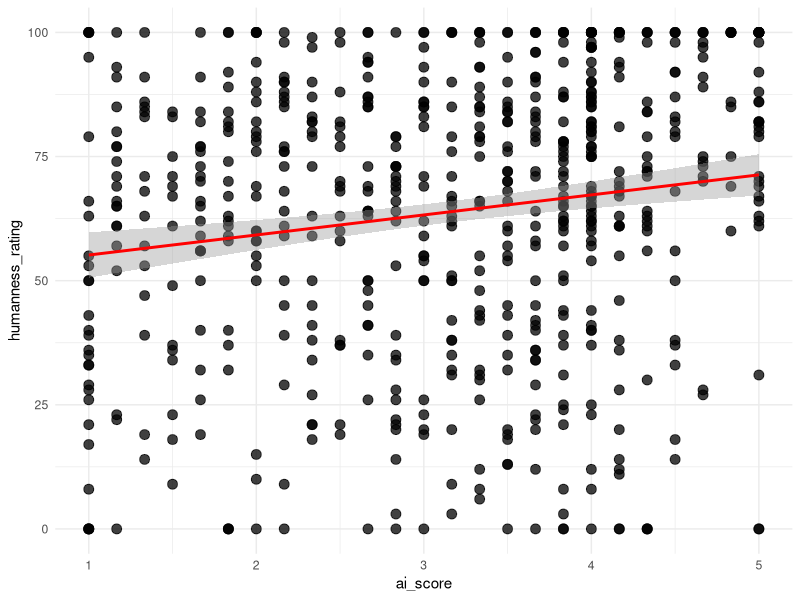
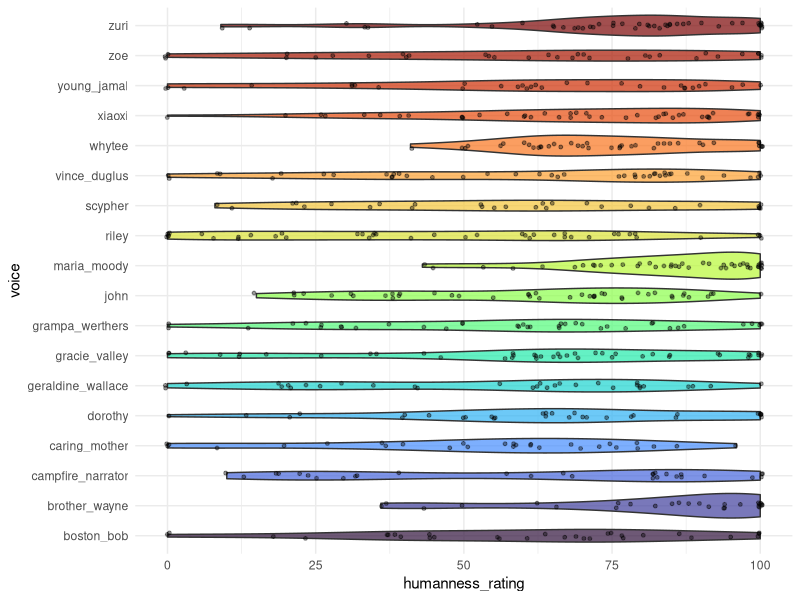
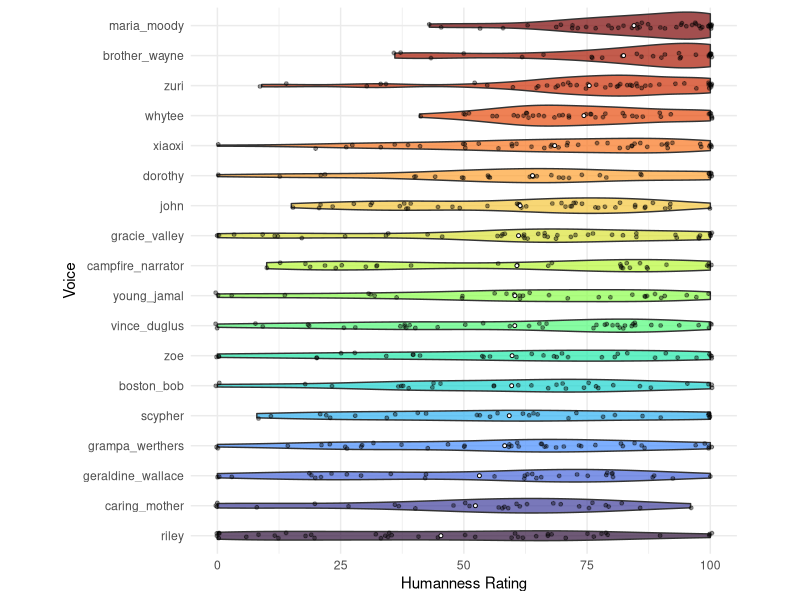

The R script that drew these images, in order: (Note: this script raises an error after producing the figures.)
## ---- chunk 1
library(dplyr)
library(ggplot2)
library(tidyr)
library(forcats)
library(lme4)
library(corrplot)
library(clipr)
library(igraph)
library(ggraph)
## ---- chunk 2
raw_df <- read.csv("../data/responses_combined.csv")
raw_df <- raw_df %>% 
  group_by(subject_id) %>%
  mutate(ai_score = sum(cognitive_1, cognitive_2, 
                         affective_1, affective_2, 
                         behavioral_1, behavioral_2)/6)

# remove subject_id = "" (test trials)
raw_df <- raw_df %>%
  filter(subject_id != "")
## ---- chunk 3
head(raw_df)
## ---- chunk 4
categories <- list(
  content = c(
    "(span)", "(the)", "`Beautiful", "bird", "a", "Above",
    "above", "act", "after", "air", "along", "aparant",
    "APPARENTLY", "Apparently", "apparently", "appear", "Arc", "arc",
    "ARCH", "Arch", "arch", "Arches", "arising",
    "around", "ball", "Beam", "Beautiful", "beautiful",
    "Beauty", "beauty", "beginning", "BEYOND", "Beyond",
    "beyond", "blue", "branch", "cathes", "caves",
    "Chromatography", "cloud", "Clouds", "clouds", "Cloudy",
    "Color", "color", "Colorful", "colorful", "Colors", "confusing",
    "colors", "colors`", "colour", "colours", "come", "comes", "day",
    "diffraction", "Division", "division", "Drizzle", "drop",
    "droplets", "drops", "earth", "end", "Ending",
    "Ends", "ends", "fall", "Fire", "flower",
    "Form", "form", "Forms", "forms", "God", "Gold",
    "gold", "green", "grows", "hit", "hits",
    "HORIZON", "Horizon", "horizon", "horzion", "in", "important", 
    "Lamps", "Light", "light", "lightning", "Lights",
    "lights", "like", "long", "luck", "meadow",
    "meet", "Midnight", "Morning", "Nature", "nature",
    "Nature minded", "Night", "night", "of", "on", "optics",
    "over", "pair", "Part", "passes", "Path",
    "path", "photons", "Physics", "physics", "prisim",
    "PRISM", "Prism", "prism", "prismq", "prizm", "Prison", "prison", 
    "raid", "RAIN", "Rain", "rain", "rain drop",
    "rainbaw", "RAINBOW", "Rainbow", "rainbow", "Rainbows",
    "rainbows", "Rainbox", "raindow", "Raindrop", "raindrop",
    "Raindrops", "raindrops", "rainfall", "Raining", "raining",
    "Rainy", "rainy", "Rays", "red", "refract", "vague",
    "round", "Sage", "Science", "science", "Scienctific", "scientic", "Scientific", 
    "scientific", "shamrock", "Shape", "spectacle",
    "shape", "Shine", "shines", "shone", "showers",
    "Site", "skies", "Sky", "sky", "sky watcher",
    "spectrum", "spring", "storm", "storms", "Strike",
    "Strikes", "strikes", "Sun", "sun", "sunglight",
    "Sunlight", "sunlight", "Sunny", "sunrise", "sunrize",
    "sunset", "Sunshine", "sunshine", "Sunsine", "Symmetrical",
    "Take", "take", "takes", "THE", "The",
    "the", "THESE", "this", "thunder",
    "thunderstorms", "time", "touch", "tree", "Two ends",
    "universe", "variety", "Verizon", "visual", "vision", "Water", "water",
    "way", "Weather", "weather", "Wet", "wet",
    "When", "when", "white light", "winds",
    "with", "Wodded", "world", "Magical", "wordy"
  ),
  gender = c(
    "androgenous", "Androgynous", "androgynous", "effeminate", "Female",
    "female", "Femenine", "Feminine", "feminine", "Genderless",
    "Gentleman", "girl", "Girlie", "Girly", "girly",
    "Guy", "he", "Lady", "lady", "Male",
    "male", "Man", "man", "Manly", "Masculine",
    "masculine", "Woman", "woman", "they", "them", "trans"
  ),
  sexuality = c(
    "gay"
  ),
  other_sgi = c(
    "pass" 
  ),
  persona = c(
    "admirer", "Airhead", "Alpha", "bohemian",
    "Bro", "bumbkin", "Cartoon", "cartoon",
    "cartoonish", "Dad", "ditsy", "ditzy",
    "Documentary", "dude", "geek", "geeky",
    "Hader", "hippie", "hippy", "impressionist",
    "Isaac", "Kathy bates", "kooky", "Leprachaun", "Leprechaun",
    "leprechaun", "lobster", "McDonald’s", "motherly", "Mckenna", "meryl",
    "Morgan Freeman", "nerd", "Nerdy", "nerdy", "Newton",
    "old-fashioned", "performative", "Preppy", 
    "Radio", "reading a book", "Santa",
    "spicoli", "Spongebob", "stoner", "story", "storylike", 
    "Story Teller", "Story-teller", "Storyteller", "storyteller", "Storytelling",
    "streep", "Surfer", "surfer", "TV Voice", "valley",
    "valley girl", "voiceover", "Wizard",
    "wizard", "grandfather", "earthy",
    "Grandma", "grandma", "grandmother", "Grandpa", "grandpa",
    "Cool", "cool", "corny"
  ),
  region = c(
    "American", "Boston",
    "boston", "British", "british", "Bronx", "California",
    "Californian", "californian", "Country", "country", 
    "foreign", "foreigner", "hawaii", "Italian", 
    "New Jersey", "New York", "New york", "New Yorker", "Northeast",
    "northern?", "Northerner", "northerner", "Southern", "southern",
    "southernish"
  ),
  locale = c(
    "Alley", "City", "city", "farm", "park",
    "rural", "rustic", "School", "Urban", "urban"
  ),
  education = c(
    "academic", "analytuical", "Articulate", "articulate", "capable",
    "competent", "Complex", "comprehensive", "concise", "Descriptive",
    "descriptive", "Detailed", "detailed", "Educated", "educated",
    "educational", "educative", "Eloquent", "eloquent", "enlightening",
    "Experience", "experienced", "expert", "explanation", "facts",
    "factual", "Fluent", "Gifted", "inexperienced", "informational",
    "Informative", "informative", "Informed", "informed", "insightful",
    "Intellectual", "intelligence", "Intelligent", "intelligent", "knowledeable",
    "Knowledgable", "knowledgable", "Knowledge", "knowledge", "Knowledgeable",
    "knowledgeable", "learning", "legible", "Literate",     
    "Philisophical", "Professional", "professional", "Profound",
    "scholar", 
    "Simple", "simple", "skilled", "Smart", "smart", "sophisticated", "Succint",
    "Technical", 
    "very descriptive", "Well Spoken", "well spoken", "Well-spoken", "well-spoken",
    "wellspoken", "Wisdom", "Wise", "wise", "worldly", "unprofessional",
    "dumb", "excellent communication", "great speaker", "Idiot", "incorrect",
    "stupid", "Unintelligent", "unintelligent"
  ),
  profession = c(
    "announcer", "counselor", "educator", "Explainer", "explainer",
    "Guider", "instructor", "Lecturer", "lecturer", "librarian",
    "military", "Narrator", "narrator", "pastor", "poet",
    "preach", "professor", "Prospector", "prospector", "reader", "researcher", 
    "science teacher", "Scientist", "scientist", "simplifier", "Speaker", "speaker",
    "Student", "student", "teach", "Teacher", "teacher",
    "teaching", "therapist", "weatherman", "Wheatherman", "writer"
  ),
  race_ethnicity = c(
    "African American", "African-American", "Black", "black", "black vernacular",
    "Caucasian", "Latina", "Person of Color", "White", "white"
  ),
  social_standing = c(    
    "Dignity", "entitled", "ghetto", "refined", "Rich",
    "rich", "pretentious", "Snooty"
  ),
  other_soc = c(
    "casual", "conversational", "culture", "Diversity", "Formal",
    "infraction", "Public", "Single", "unpopular", 
    "Accent", "accent", "accented", "dialect", "native"
  ),
  age = c(
    "Adult", "ancient", "Antiquated", "Boomer", "childish", "childlike",
    "Elder", "elder", "Elderly", "elderly", 
    "kids", "Mature", "mature", "middle age", "middle aged",
    "Middle-Aged", "middle-aged", "Old", "old", "Older",
    "older", "senior", "twenties", "Young", "young",
    "younger", "Youthful"
  ),
  appearance = c(
    "balding", "big", "Blonde", "blonde",
    "fat", "gray suit", "Hands", "short", "size",
    "smiling"
  ),
  attractiveness = c(
    "Attractive", "lovely", "luscious", "pretty", "Stunning"
  ),
  health = c(
    "afflictive", "Drunk", "impaired",  "sleepy", "smoker", "tired", "weed" 
  ),
  other_phys = character(0),
  agreeableness = c(
    "aggressive", "approachable", "Blunt", "blunt", "Cairing",
    "Caring", "caring", "Charming", "comfortable", "Comforting",
    "Compassionate", "condescending", "Down to earth", "empathetic", "fair",
    "flippant", "Friendly", "friendly", "friiendly", "Gentle",
    "gentle", "giving", "helpful", "Humble", "Kind",
    "kind", "likeable", "Lileable", "loving", 
    "NICE", "Nice", "nice", "nurturing", "opinionated",
    "Ornery", "patience", "patient", "Peaceful", "peaceful",
    "polite", "reassuring", "relatable", "sassy", "Sincere",
    "sincere", "snark", "Sweet", "sweet", "tender",
    "Trustworthy", "Truthfull", "uncaring", "Understanding", "understanding", 
    "wholesome", "safe", "Annoying", "annoying", "Tiring", "irritating", "obnoxious", 
    "off-putting", "Pleasant", "pleasant", "pleasent", "Positive", "positive",
    "unlikable", "unpleasant", "unfavorable", "cliched"
  ),
  extraversion = c(
    "active", "Animated", "animated", "assertive", "Assured",
    "Boisterous", "bubbly", "charismatic", "cheerful", "Confidant",
    "Confident", "confident", "Dominant", "eager", "Energetic",
    "energetic", "energy", "Engaged", "engaged", "engagin",
    "Engaging", "engaging", "enthused", "Enthusiastic", "enthusiastic", "Exaggerated", 
    "exaggerated", "excited", "Expressive", "expressive", "exuberant", "Flamboyant",
    "flamboyant", "joking", "lively", "locquatious", "Motivational",
    "outgoing", "outspoken", "Passionate", "passionate", "rambler", "Rambling", 
    "reserved", "Self-assured", "stoked", "excited with word", "certain",
    "unenthusiastic", "Unexcited", "upbeat", "Fun", "fun", "Funny", "funny", 
    "Humorous", "goofy", "Silly","silly"
  ),
  openness = c(
    "Artistic", "artistic", "Artsy", "artsy", "create",
    "Creative", "creative", "Curious", "curious", "dreamer",
    "dreamy", "eccentric", "explorative", "Imaginative", "imaginative",
    "inquisitive", "Inspiration", "inspiring", "inspirtional", "interest",
    "Interested", "interested", "Intrigued", "intrigued", "Intuitive",
    "Metaphor", "open", "Pensive", "Poetic", "poetic",
    "Poetry", "poetry", "Reflecting", "reflecting", "Reflection",
    "reflection", "shallow", "thinker", "thoughful", "Thoughtful",
    "thoughtful", "unconventional", "Unique", "unique", "versatile",
    "Vivid", "vivid", "witty", "whimsical", "wonder", "Longing",
    "Different", "Interesting", "interesting", "intersting", "odd",
    "Strange", "strange", "uninteresting", "uninteristing", "usual",
    "weird"
  ),
  emo_stab = c(
    "Calm", "calm", "Calming", "calming", 
    "Collected", "composed", "content", "emotional", "emotionless",
    "erratic", "hesitant", "hopeful",
    "Mellow", "mellow", "moody", "nervous", "neutral mindset", "non-assertive", 
    "non-emotional", "nonchalant", "Peace", "peace", "relaxation", "Relaxed",
    "relaxed", "Relaxing", "relaxing", "relaxing.",  "Scattered", "serene", "Serenity", 
    "serenity", "Dramatic", "dramatic", "sootheing", "Soothing", "soothing", "stern", 
    "Stoic", "stoic", "tranquil", "Unemotional", "unemotional", "unsure", "wistful",
    "Crazy", "uncomfortable", "Suspense",   "Bombastic", "bombastic"
  ),
  cons = c(
    "Accurate", "accurate", "attention", "Attentive", "Carefree",
    "carefree", "careful", "cautious", "consistent", "Definite",
    "Deliberate", "deliberate", "diligent", "Driven", "focus",
    "Focused", "focused", "Intent", "invested", "involved",
    "Measured", "Motivated", "motivated", "Observant", "observant",
    "proper", "punctuated", "punctuates", "Rehearsed", "sequential",
    "wasteful", "percise", "precise", "thorough", "non-serious", "Serious",  "serious"
  ),
  other_psych = c(
    "Amused", "Angry", "angry", "attitude", "awe",
    "bold", "brave", "disinterested", "Euphoric", 
    "exciting", "fanatic", "Free", "Freedom", "Happiness",
    "happiness", "Happy", "happy", "Hope", "hope",
    "jolly", "joy", "Joyful", "life",
    "Motivation", "proud", "spiritual",
    "unaware", "Upset", "autist", "autistic", "bored"
  ),
  naturalness = c(
    "AI", "Ai", "ai", "Ai generated", "Artificial",
    "artificial", "authentic", "automatic", "believable", "Computer",
    "digital", "Fake", "fake", "fake?", "Forced",
    "forced", "Genuine", "Human", "human like", "inauthentic",
    "inhuman", "manufactured", "natural", "real", "robot",
    "Robotic", "robotic", "Scripted", "Technological", "unnatural",
    "Unrealistic", "unrealistic", "untenable" ,  "credible", "off" 
  ),
  contour = c(
    "emphasis", "Flat", "flat", "flat tone", "high",
    "high pitched", "high-pitched", "higher pitch voice", "low", "modulated",
    "Monotone", "monotone", "Monotoned", "Monotonous", "monotonous",
    "Neutral tone", "question", "Questioning", "questioning", "range",
    "Slow tone", "tone", "even-toned","even"
  ),
  voice_qual = c(
    "Articulated", "Audible", "audible", "bassy", "breathy", "Bright",
    "bright", "chocolate", "clarity", "Clear", "clear",
    "clear voice", "cler", "crisp", "Dainty", "Deep",
    "deep", "deep voice", "distinct", "dry", 
    "fluid", "grainy", "Grating", "grating", "gravelly",
    "Gruff", "gruff", "gruffy", "Harsh", "Hoarse",
    "liquid", "Nasal", "nasal", "nasally", "Nasaly",
    "Raspy", "raspy", "Rough", "rough", "scratchy",
    "shrill", "Smooth", "smooth", "sound", "subtle",
    "twang", "vocal", "Vocal fry", "Warm",
    "warm", "weathered", "whine"
  ),
  intensity = c(
    "commanding", "explosive", "Firm", "firm", "forceful",
    "Full", "Intense", "intense", "Loud", "loud",
    "louder", "Powerful", "Projective", "Slam", "Soft",
    "soft", "Soft Spoken", "Soft spoken", "Soft-spoken", "soft-spoken",
    "softspoken", "Strong", "strong", "quiet"
  ),
  speech_rhythm = c(
    "breaks", "brisk", "cadence", "clunky",  "Fast", "fast", "flowing",
    "hurry", "jumbled",  "Paced", "quick", "rapid", "rushed", "rushing", "Slow", 
    "slow", "slower","Steady", "steady", "unrushed", "well-paced", "stilted"
  ), 
  other_speech = c(
    "coherent",  "Direct", "direct", "embelished", "Embellished",
    "emotive", "enunciation","incomplete", "lyrical", "narrative",
    "notecards", "Reading", "reading", "Speech", "split", "splits", "Spoken",
    "straightforward", "Unclear", "understandable"
  ), 
  other = c(
    "Neutral", "neutral", "amazing", "Average", "average", "Bad", "bland", "fine", 
    "nondescript", "okay", "easy", "Dull", "Good", "good", "lackluster", "Outstanding", 
    "Word", "outstanding", "quality", "Wonderful!", "Boring", "boring", "Forgettable",
    "Promise", "trap", "voice"
  )
)

categories <- lapply(categories, tolower)

assign_category <- function(response) {
  if (is.na(response) || response == "") return(NA_character_)
  for (cat_name in names(categories)) {
    if (response %in% categories[[cat_name]]) {
      return(cat_name)
    }
  }
  return("other")
}

analysis_df <- raw_df %>%
  mutate(across(
    .cols = c(word_1, word_2, word_3, word_4, word_5),
    .fns  = ~ sapply(tolower(trimws(.x)), assign_category),
    .names = "category_{.col}"
  )) %>%
  rename_with(~ gsub("category_word_", "category_", .x), starts_with("category_word_"))

# add broad characterizations
social_cats   <- c(
  "gender", "sexuality", "other_sgi", "persona", "region", "locale",
  "education", "profession", "race_ethnicity", "social_standing", "other_soc"
)
phys_cats   <- c(
  "age", "appearance", "attractiveness", "health", "other_phys"
)
psych_cats   <- c(
  "agreeableness", "extraversion", "openness", "emo_stab", "cons", "other_psych"
)
speech_cats   <- c(
  "contour", "voice_qual", "intensity", "speech_rhythm", "other_speech"
)


analysis_df <- analysis_df %>%
  rowwise() %>%
  mutate(
    n_social   = sum(c_across(category_1:category_5) %in% social_cats),
    n_phys   = sum(c_across(category_1:category_5) %in% phys_cats),
    n_psych   = sum(c_across(category_1:category_5) %in% psych_cats),
    n_speech = sum(c_across(category_1:category_5) %in% speech_cats),
    n_content  = sum(c_across(category_1:category_5) == "content"),
    any_artificial = any(c_across(word_1:word_5) %in% 
                           c("AI", "Ai", "ai", "Ai generated", "Artificial",
                             "artificial", "automatic", "Computer",
                             "digital", "Fake", "fake", "fake?", "inauthentic",
                             "inhuman", "manufactured", "robot",
                             "Robotic", "robotic", "Technological", "unnatural",
                             "Unrealistic", "unrealistic", "untenable" ,"off")
                         )
  ) %>%
  ungroup()
## ---- chunk 5
ggplot(analysis_df, aes(x = ai_score, 
                        y = humanness_rating)) +
  geom_point(color = "black", 
             size = 3,
             alpha = 0.75) +       
  geom_smooth(method = "lm", color = "red") +
  theme_minimal() 

cor(analysis_df$ai_score, analysis_df$humanness_rating, method = "pearson")
## ---- chunk 6
analysis_df %>% 
  group_by(voice) %>% 
  summarise(
    mean = mean(humanness_rating),
    sd = sd(humanness_rating), 
    median = median(humanness_rating)
  )
## ---- chunk 7
ggplot(analysis_df, aes(
  x = voice, 
  y = humanness_rating, 
  fill = voice)) + 
  geom_violin(alpha = 0.7) +
  geom_jitter(width = 0.1, alpha = 0.4, size = 1) +
  scale_fill_viridis_d(option = "turbo") + 
  coord_flip() + 
  theme_minimal() +
  theme(legend.position = "none")
## ---- chunk 8
ggplot(analysis_df, aes(
  x = reorder(voice, humanness_rating, FUN = mean, na.rm = TRUE), 
  y = humanness_rating, 
  fill = reorder(voice, humanness_rating, FUN = mean, na.rm = TRUE))) + 
  geom_violin(alpha = 0.7) +
  geom_jitter(width = 0.1, alpha = 0.4, size = 1) +
  stat_summary(
    fun = mean, 
    geom = "point", 
    shape = 21, 
    size = 1, 
    fill = "white", 
    color = "black"
  ) +
  scale_fill_viridis_d(option = "turbo") + 
  labs(x = "Voice", y = "Humanness Rating") +
  coord_flip() + 
  theme_minimal() +
  theme(
    legend.position = "none",
    aspect.ratio = 1
  )
## ---- chunk 9
long_df %>% 
  filter(cat != "content") %>% 
  ggplot() +
  geom_bar(aes(y = voice,
               fill = cat),
           position = "fill") +
  labs(x = "Proportion of Non-Content Responses",
       y = "Voice",
       fill = "Category") + 
  theme(
    legend.text = element_text(size = 6), 
    legend.key.size = unit(0.3, "cm"),       
    legend.margin = margin(0, 0, 0, 0)    
  )

ggsave(file="./data_analysis_files/by-voice-categories.png",width=10,height=6)
## ---- chunk 10
long_df %>% 
  filter(cat != "content") %>% 
  mutate(higher_order_cat = case_when(
    cat %in% social_cats ~ "Social",
    cat %in% phys_cats ~ "Physical",
    cat %in% psych_cats ~ "Psychological",
    cat %in% speech_cats ~ "Speech",
    TRUE ~ "Other" 
  )) %>%
  ggplot() +
  geom_bar(aes(y = voice, fill = higher_order_cat), position = "fill") +
  labs(
    x = "Proportion of Non-Content Responses",
    y = "Voice",
    fill = "Category Type"
  ) + 
  theme(
    legend.text = element_text(size = 6), 
    legend.key.size = unit(0.3, "cm"),       
    legend.margin = margin(0, 0, 0, 0)    
  )
## ---- chunk 11
cat_colors <- c(
  "Social"        = "#77AADD", # Deep indigo
  "Psychological" = "#FFAABB", # Muted rose
  "Physical"      = "#44BB99", # Seafoam teal
  "Speech"        = "#EE8866", # Warm sand
  "Other"         = "#EEDD88"  # Pale gray
)


long_df %>% 
  filter(cat != "content") %>% 
  mutate(
    higher_order_cat = case_when(
      cat %in% social_cats ~ "Social",
      cat %in% phys_cats ~ "Physical",
      cat %in% psych_cats ~ "Psychological",
      cat %in% speech_cats ~ "Speech",
      TRUE ~ "Other" 
    ),
    # Set exact left-to-right order (edit the sequence inside c() as desired)
    higher_order_cat = factor(
      higher_order_cat, 
      levels = c("Social", "Psychological", "Physical", "Speech", "Other")
    ),
    # Order bars by increasing proportion of "Social"
    voice = fct_reorder(voice, higher_order_cat == "Social", .fun = mean)
  ) %>%
  ggplot() +
  geom_bar(
    aes(y = voice, fill = higher_order_cat), 
    position = position_fill(reverse = TRUE)
  ) +
  scale_fill_manual(values = cat_colors) +
  labs(
    x = "Proportion of Non-Content Responses",
    y = "Voice",
    fill = "Category Type"
  ) + 
  theme_minimal() +
  theme(
    legend.text = element_text(size = 6), 
    legend.key.size = unit(0.3, "cm"),       
    legend.margin = margin(0, 0, 0, 0)    
  )

## ---- chunk 12
category_counts <- analysis_df %>%
  pivot_longer(
    cols = category_1:category_5,
    names_to = "word_number",
    values_to = "category"
  ) %>%
  count(category, sort = TRUE)
## ---- chunk 13
View(category_counts)
## ---- chunk 14
analysis_df <- analysis_df %>%
  rowwise() %>%
  mutate(ai_attitude_score = rowMeans(across(c(cognitive_1, behavioral_1, affective_1, cognitive_2, affective_2, behavioral_2))))
## ---- chunk 15

ai_attitude_plot_1 <- ggplot(analysis_df, aes(x = ai_attitude_score, y = fct_reorder(source_file, ai_attitude_score))) +
  geom_point(size = 1.5, alpha = 0.7) +
  labs(title = "Distribution of AI Attitude Scores",
       x = "AI attitude score", 
       y = "participants") + 
  theme_minimal() +
  theme(axis.text.y = element_blank())

ai_attitude_plot_1
## ---- chunk 16
ai_attitude_plot_2 <- ggplot(analysis_df, aes(x = "", y = ai_attitude_score)) +
  geom_violin(fill = "lightpink", alpha = 0.5, width = 0.3) +
  labs(title = "Distribution of AI Attitude Scores", 
       x = "AI attitude score", 
       y = "All participants (density)") +
  geom_jitter(width = 0.05, alpha = 0.5)+
  theme_minimal()

ai_attitude_plot_2
## ---- chunk 17
ai_attitude_plot_3 <- ggplot(analysis_df, aes(x = ai_attitude_score)) +
  geom_bar(fill = "#77AADD", color = "white", linewidth = 0.3) +
  geom_vline(
  xintercept = mean(analysis_df$ai_attitude_score, na.rm = TRUE),
  linetype = "dashed", color = "#EE6677", linewidth = 0.7
) +
  geom_text(
    stat = "count",
    aes(label = after_stat(count)),
    vjust = -0.4,
    size = 3,
    color = "gray30"
  ) +
  scale_y_continuous(expand = expansion(mult = c(0, 0.1))) +
  labs(
    title = "Distribution of AI Attitude Scores",
    x = "AI Attitude Score",
    y = "Number of Participants"
  ) +
  theme_minimal() +
  theme(
    plot.title = element_text(face = "bold", size = 13),
    panel.grid.major.x = element_blank(),
    panel.grid.minor = element_blank(),
    axis.line.x = element_line(color = "gray40", linewidth = 0.4)
  )

ai_attitude_plot_3


## ---- chunk 18
long_df <- analysis_df %>%
  pivot_longer(category_1:category_5, names_to="slot", values_to="cat") %>%
  filter(cat != "content") %>%
  mutate(is_human = cat %in% c(social_cats, phys_cats, psych_cats),
         slot_num = as.integer(gsub("category_","",slot)))

subj_df <- long_df %>% # subject-clustering accounts for between-subj design
  group_by(subject_id, voice, humanness_rating) %>%
  summarise(n_human = sum(is_human), n_total = n(), .groups="drop")

# models for pilot data 
## simple model, no random effect of subject (bc of a single trial structure)
m_social_1 <- glm(cbind(n_human, n_total - n_human) ~ scale(humanness_rating), 
                  data = subj_df, 
                  family = quasibinomial)
summary(m_social_1)
## added voice fixed effect
m_social_2 <- glm(cbind(n_human, n_total - n_human) ~ scale(humanness_rating) + 
                  voice, 
                  data = subj_df, 
                  family = quasibinomial)
summary(m_social_2)

# which model better accounts for variance? 
anova(m_social_1, m_social_2, test = "F")
## ---- chunk 19
# predicted probabilities
newdat <- data.frame(humanness_rating = c(0, 30, 50, 66.6, 100))
newdat$z <- (newdat$humanness_rating - mean(analysis_df$humanness_rating)) / 
  sd(analysis_df$humanness_rating)
pred <- predict(m_social_1, newdata = data.frame(humanness_rating = newdat$humanness_rating),
                type = "link", se.fit = TRUE)
newdat$p     <- plogis(pred$fit)
newdat$lo    <- plogis(pred$fit - 1.96 * pred$se.fit)
newdat$hi    <- plogis(pred$fit + 1.96 * pred$se.fit)
newdat

newdat <- data.frame(humanness_rating = seq(0, 100, by = 2))
pred <- predict(m_social_1, newdata = data.frame(humanness_rating = newdat$humanness_rating,
                                             voice = "gracie_valley"),  # arbitrary ref level
                type = "link", se.fit = TRUE)
newdat$p  <- plogis(pred$fit)
newdat$lo <- plogis(pred$fit - 1.96 * pred$se.fit)
newdat$hi <- plogis(pred$fit + 1.96 * pred$se.fit)

# visualization
ggplot() +
  geom_ribbon(data = newdat, aes(humanness_rating, ymin = lo, ymax = hi), 
              alpha = 0.2, fill = "steelblue") +
  geom_line(data = newdat, aes(humanness_rating, p), color = "steelblue", size = 1) +
  geom_jitter(data = subj_df, 
              aes(humanness_rating, n_human / n_total),
              width = 0.5, height = 0.02, alpha = 0.5) +
  geom_hline(yintercept = 0.5, linetype = "dashed", color = "grey") +
  labs(x = "Humanness Rating", 
       y = "P(social or psychological | non-content descriptor)") +
  theme_minimal()
## ---- chunk 20
transitions <- analysis_df %>%
  select(subject_id, voice, category_1:category_5) %>%
  pivot_longer(category_1:category_5, names_to="slot", values_to="cat") %>%
  mutate(slot = as.integer(gsub("category_","",slot))) %>%
  filter(cat != "content") %>%
  arrange(subject_id, slot) %>%
  group_by(subject_id) %>%
  mutate(next_cat = lead(cat)) %>%
  filter(!is.na(next_cat)) %>%
  ungroup()

# raw transition probability matrix
trans_mat <- transitions %>%
  count(cat, next_cat) %>%
  group_by(cat) %>%
  mutate(p = n / sum(n)) %>%
  ungroup()

# add marginal probabilities 
marginals <- transitions %>%
  count(next_cat) %>%
  mutate(p_marginal = n / sum(n)) %>%
  select(next_cat, p_marginal)

# matrix with marginals 
trans_mat_w_margin <- trans_mat %>%
  left_join(marginals, by = "next_cat") %>%
  mutate(lift = p / p_marginal)

# plot priming relationships
trans_mat_w_margin %>%
mutate(log2_lift = log2(lift)) %>%
  ggplot(aes(x = next_cat, y = cat, fill = log2_lift)) +
  geom_tile() +
  scale_fill_gradient2(low = "blue", mid = "white", high = "red", midpoint = 0) +
  theme(axis.text.x = element_text(angle = 45, hjust = 1)) +
  labs(title = "Semantic Priming (Red = Positive Priming, Blue = Suppression)")
## ---- chunk 21
# keep only transitions that happened at least 10 times
robust_priming <- trans_mat_w_margin %>%
  filter(n >= 10) %>%
  arrange(desc(lift))

# plot robust (frequent) priming relationships
robust_priming %>%
  mutate(log2_lift = log2(lift)) %>%
  ggplot(aes(x = next_cat, y = cat, fill = log2_lift)) +
  geom_tile() +
  scale_fill_gradient2(low = "blue", mid = "white", high = "red", midpoint = 0) +
  theme(axis.text.x = element_text(angle = 45, hjust = 1)) +
  labs(title = "Semantic Priming (Red = Positive Priming, Blue = Suppression)")
## ---- chunk 22
# adjust lift/count threshold as needed
graph_df <- trans_mat_w_margin %>% 
  filter(n >= 5, lift > 1) 

g <- graph_from_data_frame(graph_df, directed = TRUE)

# calculate node importance (degree) to control text size
V(g)$node_size <- degree(g, mode = "all")

ggraph(g, layout = "fr") + 
  geom_edge_loop(
    aes(alpha = lift), 
    color = "gray70", 
    arrow = arrow(length = unit(1, 'mm'), type = "closed")
  ) +
  geom_edge_link(
    aes(alpha = lift), 
    color = "gray70", 
    arrow = arrow(length = unit(1, 'mm'), type = "closed"),
    end_cap = circle(4, 'mm') 
  ) +
  geom_node_point(
    size = 1, 
    color = "black") + 
  geom_node_text(
    aes(label = name, size = node_size), 
    color = "black", 
    fontface = "bold",
    repel = TRUE # helps prevent text overlap
  ) +
  scale_size(range = c(2, 4), guide = "none") + 
  scale_edge_alpha(range = c(0.4, 1), guide = "none") +
  theme_void()
## ---- chunk 23
valence_lookup <- tibble(
  word = c(
    "beautiful", "pleasant", "cool", "fun", "dreamy", "vivid", "colorful",
    "annoying", "boring", "grating", "tiring", "forgettable", "odd", "corny", "confusing",
    "interesting", "dramatic", "emotive", "exaggerated"
  ),
  valence = c(
    rep("positive", 7),
    rep("negative", 8),
    rep("ambiguous", 4)
  )
)

# participant valence_counts
valence_counts <- analysis_df %>%
  select(subject_id, word_1:word_5) %>%
  pivot_longer(word_1:word_5, names_to = "slot", values_to = "word") %>%
  mutate(word = tolower(trimws(word))) %>%
  left_join(valence_lookup, by = "word") %>%
  group_by(subject_id) %>%
  summarise(
    n_positive  = sum(valence == "positive",  na.rm = TRUE),
    n_negative  = sum(valence == "negative",  na.rm = TRUE),
    n_ambiguous = sum(valence == "ambiguous", na.rm = TRUE),
    .groups = "drop"
  )

eval_df <- analysis_df %>% left_join(valence_counts, by = "subject_id")

# restrict to subj with at least one valenced evaluation
eval_sub <- eval_df %>%
  filter(n_positive + n_negative > 0) %>%
  mutate(p_positive = n_positive / (n_positive + n_negative))

# mean proportion positive by any_artificial
prop_summary <- eval_sub %>%
  group_by(any_artificial) %>%
  summarise(
    n              = n(),
    mean_p_positive = mean(p_positive),
    sd_p_positive   = sd(p_positive),
    se_p_positive   = sd(p_positive) / sqrt(n),
    .groups = "drop"
  )
prop_summary

# mean ai_score by any_artificial
ai_summary <- eval_sub %>%
  group_by(any_artificial) %>%
  summarise(
    n              = n(),
    mean_ai_score  = mean(ai_score),
    sd_ai_score    = sd(ai_score),
    se_ai_score    = sd(ai_score) / sqrt(n),
    .groups = "drop"
  )
ai_summary

ggplot(eval_sub, aes(x = ai_score, 
                     y = p_positive, 
                     color = any_artificial)) +
  geom_point(alpha = 0.7, size = 2) +
  geom_smooth(method = "loess", se = TRUE, alpha = 0.15) +
  scale_color_brewer(palette = "Set1",
                     name = "Any artificial\ndescriptor") +
  labs(
    x = "AI attitude score (higher = more positive toward AI)",
    y = "Proportion positive valence") +
  theme_minimal()
## ---- chunk 24
glm(p_positive ~ scale(humanness_rating)*scale(ai_score), 
    data = eval_sub,
    family = binomial) %>%
  summary()
## ---- chunk 25
gracie_words <- analysis_df %>% filter(voice == "gracie_valley")
gracie_words <- gracie_words[, c("word_1", "word_2", "word_3", "word_4", "word_5")]

gracie_words_lst <- unlist(gracie_words) %>% as.character()
gracie_words_lst <- gracie_words_lst[!tolower(trimws(gracie_words_lst)) %in% categories$content]

write_clip(gracie_words_lst)
## ---- chunk 26
vince_words <- analysis_df %>% filter(voice == "vince_duglus")
vince_words <- vince_words[,c("word_1", "word_2", "word_3", "word_4", "word_5")]
vince_words_lst <- unlist(vince_words) %>% as.character()
vince_words_lst <- vince_words_lst[!tolower(trimws(vince_words_lst)) %in% categories$content]
write_clip(vince_words_lst)
## ---- chunk 27
zuri_words <- analysis_df %>% filter(voice == "zuri")
zuri_words <- zuri_words[,c("word_1", "word_2", "word_3", "word_4", "word_5")]
zuri_words_lst <- unlist(zuri_words) %>% as.character()
zuri_words_lst <- zuri_words_lst[!tolower(trimws(zuri_words_lst)) %in% categories$content]
write_clip(zuri_words_lst)
## ---- chunk 28
john_words <- analysis_df %>% filter(voice == "john")
john_words <- john_words[,c("word_1", "word_2", "word_3", "word_4", "word_5")]
john_words_lst <- unlist(john_words) %>% as.character()
john_words_lst <- john_words_lst[!tolower(trimws(john_words_lst)) %in% categories$content]
write_clip(john_words_lst)
## ---- chunk 29
grampa_words <- analysis_df %>% filter(voice == "grampa_werthers")
grampa_words <- grampa_words[,c("word_1", "word_2", "word_3", "word_4", "word_5")]
grampa_words_lst <- unlist(grampa_words) %>% as.character()
grampa_words_lst <- grampa_words_lst[!tolower(trimws(grampa_words_lst)) %in% categories$content]
write_clip(grampa_words_lst)
## ---- chunk 30
scypher_words <- analysis_df %>% filter(voice == "scypher")
scypher_words <- scypher_words[,c("word_1", "word_2", "word_3", "word_4", "word_5")]
scypher_words_lst <- unlist(scypher_words) %>% as.character()
scypher_words_lst <- scypher_words_lst[!tolower(trimws(scypher_words_lst)) %in% categories$content]
write_clip(scypher_words_lst)
## ---- chunk 31
geraldine_words <- analysis_df %>% filter(voice == "geraldine_wallace")
geraldine_words <- geraldine_words[,c("word_1", "word_2", "word_3", "word_4", "word_5")]
geraldine_words_lst <- unlist(geraldine_words) %>% as.character()
geraldine_words_lst <- geraldine_words_lst[!tolower(trimws(geraldine_words_lst)) %in% categories$content]
write_clip(geraldine_words_lst)
## ---- chunk 32
campfire_words <- analysis_df %>% filter(voice == "campfire_narrator")
campfire_words <- campfire_words[,c("word_1", "word_2", "word_3", "word_4", "word_5")]
campfire_words_lst <- unlist(campfire_words) %>% as.character()
campfire_words_lst <- campfire_words_lst[!tolower(trimws(campfire_words_lst)) %in% categories$content]
write_clip(campfire_words_lst)
## ---- chunk 33

dorothy_words <- analysis_df %>% filter(voice == "dorothy")
dorothy_words <- dorothy_words[,c("word_1", "word_2", "word_3", "word_4", "word_5")]
dorothy_words_lst <- unlist(dorothy_words) %>% as.character()
dorothy_words_lst <- dorothy_words_lst[!tolower(trimws(dorothy_words_lst)) %in% categories$content]
write_clip(dorothy_words_lst)
## ---- chunk 34
whytee_words <- analysis_df %>% filter(voice == "whytee")
whytee_words <- whytee_words[,c("word_1", "word_2", "word_3", "word_4", "word_5")]
whytee_words_lst <- unlist(whytee_words) %>% as.character()
whytee_words_lst <- whytee_words_lst[!tolower(trimws(whytee_words_lst)) %in% categories$content]
write_clip(whytee_words_lst)
## ---- chunk 35
boston_words <- analysis_df %>% filter(voice == "boston_bob")
boston_words <- boston_words[,c("word_1", "word_2", "word_3", "word_4", "word_5")]
boston_words_lst <- unlist(boston_words) %>% as.character()
boston_words_lst <- boston_words_lst[!tolower(trimws(boston_words_lst)) %in% categories$content]
write_clip(boston_words_lst)
## ---- chunk 36
brother_words <- analysis_df %>% filter(voice == "brother_wayne")
brother_words <- brother_words[,c("word_1", "word_2", "word_3", "word_4", "word_5")]
brother_words_lst <- unlist(brother_words) %>% as.character()
brother_words_lst <- brother_words_lst[!tolower(trimws(brother_words_lst)) %in% categories$content]
write_clip(brother_words_lst)
## ---- chunk 37
xiaoxi_words <- analysis_df %>% filter(voice == "xiaoxi")
xiaoxi_words <- xiaoxi_words[,c("word_1", "word_2", "word_3", "word_4", "word_5")]
xiaoxi_words_lst <- unlist(xiaoxi_words) %>% as.character()
xiaoxi_words_lst <- xiaoxi_words_lst[!tolower(trimws(xiaoxi_words_lst)) %in% categories$content]
write_clip(xiaoxi_words_lst)
## ---- chunk 38
zoe_words <- analysis_df %>% filter(voice == "zoe")
zoe_words <- zoe_words[,c("word_1", "word_2", "word_3", "word_4", "word_5")]
zoe_words_lst <- unlist(zoe_words) %>% as.character()
zoe_words_lst <- zoe_words_lst[!tolower(trimws(zoe_words_lst)) %in% categories$content]
write_clip(zoe_words_lst)
## ---- chunk 39
caring_words <- analysis_df %>% filter(voice == "caring_mother")
caring_words <- caring_words[,c("word_1", "word_2", "word_3", "word_4", "word_5")]
caring_words_lst <- unlist(caring_words) %>% as.character()
caring_words_lst <- caring_words_lst[!tolower(trimws(caring_words_lst)) %in% categories$content]
write_clip(caring_words_lst)

## ---- chunk 40
maria_words <- analysis_df %>% filter(voice == "maria_moody")
maria_words <- maria_words[,c("word_1", "word_2", "word_3", "word_4", "word_5")]
maria_words_lst <- unlist(maria_words) %>% as.character()
maria_words_lst <- maria_words_lst[!tolower(trimws(maria_words_lst)) %in% categories$content]
write_clip(maria_words_lst)

## ---- chunk 41
young_words <- analysis_df %>% filter(voice == "young_jamal")
young_words <- young_words[,c("word_1", "word_2", "word_3", "word_4", "word_5")]
young_words_lst <- unlist(young_words) %>% as.character()
young_words_lst <- young_words_lst[!tolower(trimws(young_words_lst)) %in% categories$content]
write_clip(young_words_lst)
